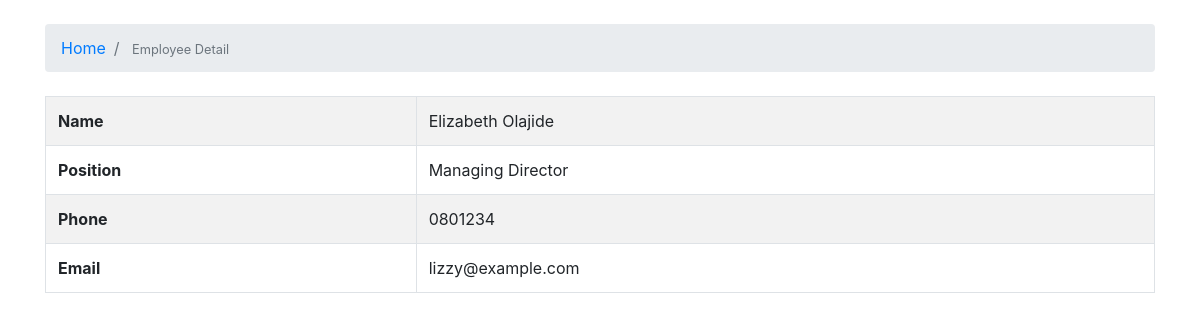
The app's page /detail/2 with its own data.
### staff/models.py (models this page shows, shortened)
class Employee(models.Model):
	firstname = models.CharField(max_length=40)
	lastname = models.CharField(max_length=40)
	phone = models.CharField(max_length=20)
	email = models.CharField(max_length=150)
	hire_date = models.DateField()
	salary = models.FloatField()
	position = models.CharField(max_length=40)

### staff/views.py (the view)
# urls.py: path('detail/<int:id>', views.detail, name='detail'),
def detail(request, id):
	employee = get_object_or_404(Employee, id=id)
	return render(request, 'detail.html', {'employee': employee})

### templates/detail.html
{% extends 'base.html' %}
{% block breadcrumb %}
<li class="breadcrumb-item active">
  <a href="{% url 'index' %}">Home</a>
</li>
<li class="breadcrumb-item active">
  <small>Employee Detail </small>
</li>
{% endblock %}
{% block content %}
<table class="table table-striped table-bordered">
  <tbody>
    {% if employee %}
    <tr>
        <th>Name</th>
        <td>
            {{ employee.firstname }} {{ employee.lastname }}
        </td>
    </tr><tr>
        <th>Position</th>
        <td class="align-middle">
            {{ employee.position }}
        </td>
    </tr><tr>
        <th>Phone</th>
        <td class="align-middle">
            {{ employee.phone }}
        </td>
    </tr><tr>
        <th>Email</th>
        <td>
            {{ employee.email }}
        </td>
    </tr>
    {% endif %}
  </tbody>
</table>
{% endblock %}

### records on screen
Employee: firstname "Elizabeth", lastname "Olajide", position "Managing Director", phone "0801234", email "lizzy@example.com"
